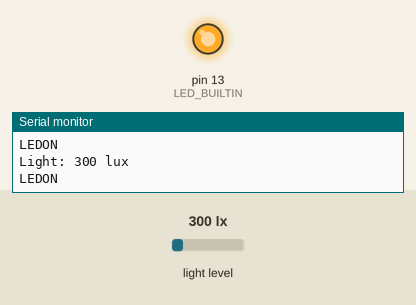
This sketch was run on a simulated Arduino Uno, built with avr-gcc and run on an emulated ATmega328P. Shown: output pins drawn as LEDs (lit = HIGH), the last lines printed to the serial monitor. Inputs (shaded band) come from the test bench; at power-on: light level 300 lx.

Above: at 1.8 s.
1.9 s: light level set to 985 lx
3.4 s: light level set to 1018 lx
At 5.1 s:
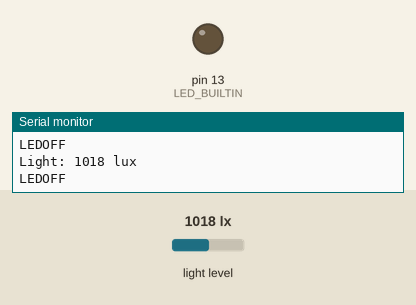
5.5 s: light level set to 40 lx
At 6.7 s:
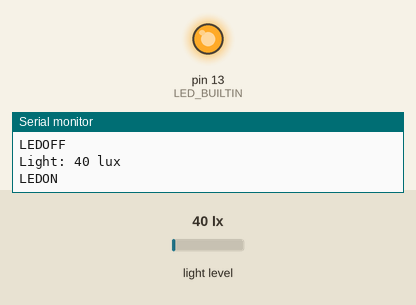
7.5 s: light level set to 1500 lx
At 9.4 s:
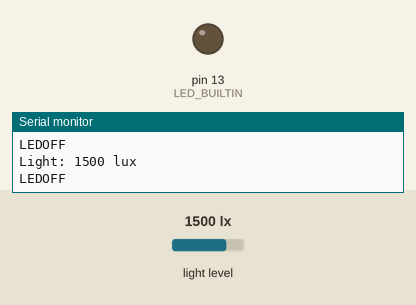
Timing chart, 0 to 10.5 s (numbered marks = the images above; inputs shaded):
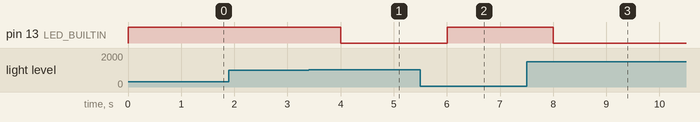

The sketch:

GY30.ino
```cpp
#include <BH1750FVI.h>
BH1750FVI LightSensor(BH1750FVI::k_DevModeContLowRes);
void setup() {
  pinMode(LED_BUILTIN, OUTPUT);
  Serial.begin(115200);
  LightSensor.begin();
}

void loop() {
  uint16_t lux = LightSensor.GetLightIntensity();
  Serial.print("Light: ");
  Serial.print(lux);
  Serial.println(" lux");
  if (lux < 1000) {
    digitalWrite(LED_BUILTIN, HIGH); // สั่งให้ LED ติดสว่าง
    Serial.println("LEDON");
  }
  if (lux > 1000) {
    digitalWrite(LED_BUILTIN, LOW); // สั่งให้ LED ดับ
    Serial.println("LEDOFF");
  }
  delay(1000);
}
```

Measured:
- the behaviour switches between 1000 and 1001 lx on light level (found by bisection; images 0 and 1)
- after the input at 3.4 s, pin 13 (LED_BUILTIN): HIGH → LOW after 0.60 s
- after the input at 5.5 s, pin 13 (LED_BUILTIN): LOW → HIGH after 0.50 s
- after the input at 7.5 s, pin 13 (LED_BUILTIN): HIGH → LOW after 0.50 s
